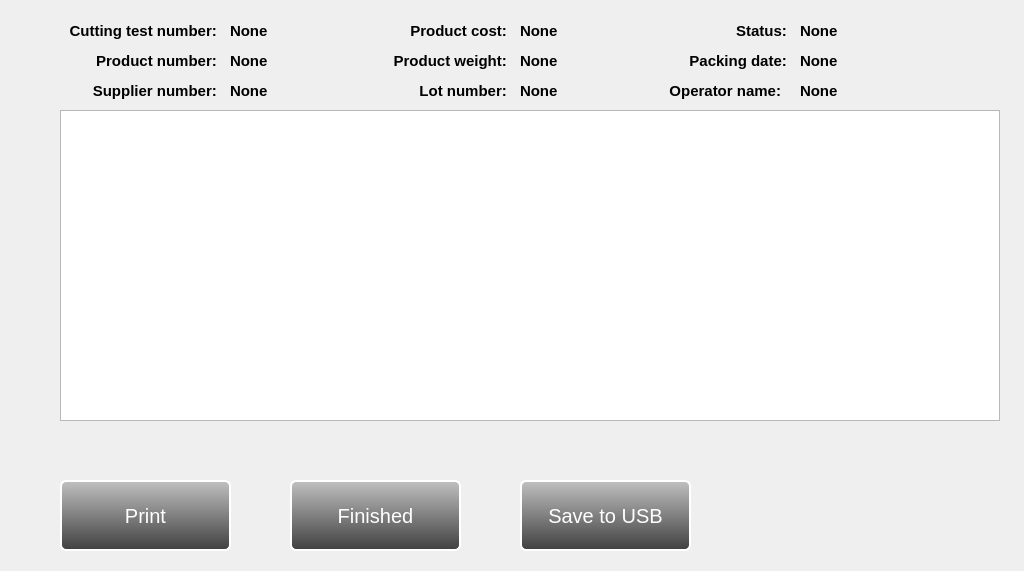
<?xml version="1.0" encoding="UTF-8"?>
<ui version="4.0">
 <class>CuttingTestDetails</class>
 <widget class="QWidget" name="CuttingTestDetails">
  <property name="geometry">
   <rect>
    <x>0</x>
    <y>0</y>
    <width>1024</width>
    <height>571</height>
   </rect>
  </property>
  <property name="windowTitle">
   <string>Form</string>
  </property>
  <widget class="QPushButton" name="butPrint">
   <property name="geometry">
    <rect>
     <x>60</x>
     <y>480</y>
     <width>171</width>
     <height>71</height>
    </rect>
   </property>
   <property name="sizePolicy">
    <sizepolicy hsizetype="Fixed" vsizetype="Fixed">
     <horstretch>0</horstretch>
     <verstretch>0</verstretch>
    </sizepolicy>
   </property>
   <property name="minimumSize">
    <size>
     <width>171</width>
     <height>71</height>
    </size>
   </property>
   <property name="maximumSize">
    <size>
     <width>171</width>
     <height>71</height>
    </size>
   </property>
   <property name="font">
    <font>
     <pointsize>15</pointsize>
    </font>
   </property>
   <property name="styleSheet">
    <string notr="true">QPushButton {
    margin: 0 0 0 0;
    color: white;
    background-color: qlineargradient(x1: 0, y1: 0, x2: 0, y2: 1,stop: 0 #c0c0c0, stop: 1 #404040);
    border-style: outset;
    border-radius: 6px;
    border-width: 2px;
    border-color: #ffffff;
}

QPushButton:pressed {
    margin: 0 0 0 0;
    color: black;
    background-color: qlineargradient(x1: 0, y1: 0, x2: 0, y2: 1,stop: 0 #ffffff, stop: 1 #d0d0d0);
    border-style: outset;
    border-radius: 6px;
    border-width: 2px;
    border-color: #000000;
}</string>
   </property>
   <property name="text">
    <string>Print</string>
   </property>
  </widget>
  <widget class="QPushButton" name="butFinished">
   <property name="geometry">
    <rect>
     <x>290</x>
     <y>480</y>
     <width>171</width>
     <height>71</height>
    </rect>
   </property>
   <property name="sizePolicy">
    <sizepolicy hsizetype="Fixed" vsizetype="Fixed">
     <horstretch>0</horstretch>
     <verstretch>0</verstretch>
    </sizepolicy>
   </property>
   <property name="minimumSize">
    <size>
     <width>171</width>
     <height>71</height>
    </size>
   </property>
   <property name="maximumSize">
    <size>
     <width>171</width>
     <height>71</height>
    </size>
   </property>
   <property name="font">
    <font>
     <pointsize>15</pointsize>
    </font>
   </property>
   <property name="styleSheet">
    <string notr="true">QPushButton {
    margin: 0 0 0 0;
    color: white;
    background-color: qlineargradient(x1: 0, y1: 0, x2: 0, y2: 1,stop: 0 #c0c0c0, stop: 1 #404040);
    border-style: outset;
    border-radius: 6px;
    border-width: 2px;
    border-color: #ffffff;
}

QPushButton:pressed {
    margin: 0 0 0 0;
    color: black;
    background-color: qlineargradient(x1: 0, y1: 0, x2: 0, y2: 1,stop: 0 #ffffff, stop: 1 #d0d0d0);
    border-style: outset;
    border-radius: 6px;
    border-width: 2px;
    border-color: #000000;
}</string>
   </property>
   <property name="text">
    <string>Finished</string>
   </property>
  </widget>
  <widget class="QPushButton" name="butSave">
   <property name="geometry">
    <rect>
     <x>520</x>
     <y>480</y>
     <width>171</width>
     <height>71</height>
    </rect>
   </property>
   <property name="sizePolicy">
    <sizepolicy hsizetype="Fixed" vsizetype="Fixed">
     <horstretch>0</horstretch>
     <verstretch>0</verstretch>
    </sizepolicy>
   </property>
   <property name="minimumSize">
    <size>
     <width>171</width>
     <height>71</height>
    </size>
   </property>
   <property name="maximumSize">
    <size>
     <width>171</width>
     <height>71</height>
    </size>
   </property>
   <property name="font">
    <font>
     <pointsize>15</pointsize>
    </font>
   </property>
   <property name="styleSheet">
    <string notr="true">QPushButton {
    margin: 0 0 0 0;
    color: white;
    background-color: qlineargradient(x1: 0, y1: 0, x2: 0, y2: 1,stop: 0 #c0c0c0, stop: 1 #404040);
    border-style: outset;
    border-radius: 6px;
    border-width: 2px;
    border-color: #ffffff;
}

QPushButton:pressed {
    margin: 0 0 0 0;
    color: black;
    background-color: qlineargradient(x1: 0, y1: 0, x2: 0, y2: 1,stop: 0 #ffffff, stop: 1 #d0d0d0);
    border-style: outset;
    border-radius: 6px;
    border-width: 2px;
    border-color: #000000;
}</string>
   </property>
   <property name="text">
    <string>Save to USB</string>
   </property>
  </widget>
  <widget class="QLabel" name="lblOperName">
   <property name="geometry">
    <rect>
     <x>610</x>
     <y>80</y>
     <width>171</width>
     <height>21</height>
    </rect>
   </property>
   <property name="font">
    <font>
     <pointsize>11</pointsize>
     <weight>75</weight>
     <bold>true</bold>
    </font>
   </property>
   <property name="styleSheet">
    <string notr="true">color: black;</string>
   </property>
   <property name="text">
    <string>Operator name:</string>
   </property>
   <property name="alignment">
    <set>Qt::AlignRight|Qt::AlignTrailing|Qt::AlignVCenter</set>
   </property>
  </widget>
  <widget class="QLabel" name="lblOperator">
   <property name="geometry">
    <rect>
     <x>800</x>
     <y>80</y>
     <width>201</width>
     <height>21</height>
    </rect>
   </property>
   <property name="font">
    <font>
     <pointsize>11</pointsize>
     <weight>75</weight>
     <bold>true</bold>
    </font>
   </property>
   <property name="styleSheet">
    <string notr="true">color: black;</string>
   </property>
   <property name="text">
    <string notr="true">None</string>
   </property>
  </widget>
  <widget class="QTableWidget" name="tblDetails">
   <property name="geometry">
    <rect>
     <x>60</x>
     <y>110</y>
     <width>940</width>
     <height>311</height>
    </rect>
   </property>
   <property name="sizePolicy">
    <sizepolicy hsizetype="Preferred" vsizetype="Preferred">
     <horstretch>0</horstretch>
     <verstretch>0</verstretch>
    </sizepolicy>
   </property>
   <property name="minimumSize">
    <size>
     <width>940</width>
     <height>100</height>
    </size>
   </property>
   <property name="maximumSize">
    <size>
     <width>940</width>
     <height>1000</height>
    </size>
   </property>
   <property name="font">
    <font>
     <pointsize>12</pointsize>
    </font>
   </property>
   <property name="toolTip">
    <string notr="true"/>
   </property>
   <property name="styleSheet">
    <string notr="true">QTableWidget{
color: black;
}</string>
   </property>
   <property name="horizontalScrollBarPolicy">
    <enum>Qt::ScrollBarAlwaysOff</enum>
   </property>
   <property name="editTriggers">
    <set>QAbstractItemView::NoEditTriggers</set>
   </property>
   <property name="selectionMode">
    <enum>QAbstractItemView::SingleSelection</enum>
   </property>
   <property name="selectionBehavior">
    <enum>QAbstractItemView::SelectRows</enum>
   </property>
   <attribute name="horizontalHeaderStretchLastSection">
    <bool>true</bool>
   </attribute>
   <attribute name="verticalHeaderCascadingSectionResizes">
    <bool>true</bool>
   </attribute>
   <attribute name="verticalHeaderDefaultSectionSize">
    <number>50</number>
   </attribute>
   <attribute name="verticalHeaderHighlightSections">
    <bool>true</bool>
   </attribute>
   <attribute name="verticalHeaderMinimumSectionSize">
    <number>50</number>
   </attribute>
   <attribute name="verticalHeaderStretchLastSection">
    <bool>true</bool>
   </attribute>
  </widget>
  <widget class="QLabel" name="lblProdNum">
   <property name="geometry">
    <rect>
     <x>50</x>
     <y>50</y>
     <width>171</width>
     <height>21</height>
    </rect>
   </property>
   <property name="font">
    <font>
     <pointsize>11</pointsize>
     <weight>75</weight>
     <bold>true</bold>
    </font>
   </property>
   <property name="styleSheet">
    <string notr="true">color: black;</string>
   </property>
   <property name="text">
    <string>Product number: </string>
   </property>
   <property name="alignment">
    <set>Qt::AlignRight|Qt::AlignTrailing|Qt::AlignVCenter</set>
   </property>
  </widget>
  <widget class="QLabel" name="lblCutTestNum">
   <property name="geometry">
    <rect>
     <x>50</x>
     <y>20</y>
     <width>171</width>
     <height>21</height>
    </rect>
   </property>
   <property name="font">
    <font>
     <pointsize>11</pointsize>
     <weight>75</weight>
     <bold>true</bold>
    </font>
   </property>
   <property name="styleSheet">
    <string notr="true">color: black;</string>
   </property>
   <property name="text">
    <string>Cutting test number: </string>
   </property>
   <property name="alignment">
    <set>Qt::AlignRight|Qt::AlignTrailing|Qt::AlignVCenter</set>
   </property>
  </widget>
  <widget class="QLabel" name="lblCutTestNumber">
   <property name="geometry">
    <rect>
     <x>230</x>
     <y>20</y>
     <width>121</width>
     <height>21</height>
    </rect>
   </property>
   <property name="font">
    <font>
     <pointsize>11</pointsize>
     <weight>75</weight>
     <bold>true</bold>
    </font>
   </property>
   <property name="styleSheet">
    <string notr="true">color: black;</string>
   </property>
   <property name="text">
    <string notr="true">None</string>
   </property>
  </widget>
  <widget class="QLabel" name="lblProductNumber">
   <property name="geometry">
    <rect>
     <x>230</x>
     <y>50</y>
     <width>121</width>
     <height>21</height>
    </rect>
   </property>
   <property name="font">
    <font>
     <pointsize>11</pointsize>
     <weight>75</weight>
     <bold>true</bold>
    </font>
   </property>
   <property name="styleSheet">
    <string notr="true">color: black;</string>
   </property>
   <property name="text">
    <string notr="true">None</string>
   </property>
  </widget>
  <widget class="QLabel" name="lblSupplierNum">
   <property name="geometry">
    <rect>
     <x>30</x>
     <y>80</y>
     <width>191</width>
     <height>21</height>
    </rect>
   </property>
   <property name="font">
    <font>
     <pointsize>11</pointsize>
     <weight>75</weight>
     <bold>true</bold>
    </font>
   </property>
   <property name="styleSheet">
    <string notr="true">color: black;</string>
   </property>
   <property name="text">
    <string>Supplier number: </string>
   </property>
   <property name="alignment">
    <set>Qt::AlignRight|Qt::AlignTrailing|Qt::AlignVCenter</set>
   </property>
  </widget>
  <widget class="QLabel" name="lblSupplierNumber">
   <property name="geometry">
    <rect>
     <x>230</x>
     <y>80</y>
     <width>121</width>
     <height>21</height>
    </rect>
   </property>
   <property name="font">
    <font>
     <pointsize>11</pointsize>
     <weight>75</weight>
     <bold>true</bold>
    </font>
   </property>
   <property name="styleSheet">
    <string notr="true">color: black;</string>
   </property>
   <property name="text">
    <string notr="true">None</string>
   </property>
  </widget>
  <widget class="QLabel" name="lblLotNum">
   <property name="geometry">
    <rect>
     <x>390</x>
     <y>80</y>
     <width>121</width>
     <height>21</height>
    </rect>
   </property>
   <property name="font">
    <font>
     <pointsize>11</pointsize>
     <weight>75</weight>
     <bold>true</bold>
    </font>
   </property>
   <property name="styleSheet">
    <string notr="true">color: black;</string>
   </property>
   <property name="text">
    <string>Lot number: </string>
   </property>
   <property name="alignment">
    <set>Qt::AlignRight|Qt::AlignTrailing|Qt::AlignVCenter</set>
   </property>
  </widget>
  <widget class="QLabel" name="lblProdWght">
   <property name="geometry">
    <rect>
     <x>360</x>
     <y>50</y>
     <width>151</width>
     <height>21</height>
    </rect>
   </property>
   <property name="font">
    <font>
     <pointsize>11</pointsize>
     <weight>75</weight>
     <bold>true</bold>
    </font>
   </property>
   <property name="styleSheet">
    <string notr="true">color: black;</string>
   </property>
   <property name="text">
    <string>Product weight: </string>
   </property>
   <property name="alignment">
    <set>Qt::AlignRight|Qt::AlignTrailing|Qt::AlignVCenter</set>
   </property>
  </widget>
  <widget class="QLabel" name="lblProdCost">
   <property name="geometry">
    <rect>
     <x>360</x>
     <y>20</y>
     <width>151</width>
     <height>21</height>
    </rect>
   </property>
   <property name="font">
    <font>
     <pointsize>11</pointsize>
     <weight>75</weight>
     <bold>true</bold>
    </font>
   </property>
   <property name="styleSheet">
    <string notr="true">color: black;</string>
   </property>
   <property name="text">
    <string>Product cost: </string>
   </property>
   <property name="alignment">
    <set>Qt::AlignRight|Qt::AlignTrailing|Qt::AlignVCenter</set>
   </property>
  </widget>
  <widget class="QLabel" name="lblProductCost">
   <property name="geometry">
    <rect>
     <x>520</x>
     <y>20</y>
     <width>121</width>
     <height>21</height>
    </rect>
   </property>
   <property name="font">
    <font>
     <pointsize>11</pointsize>
     <weight>75</weight>
     <bold>true</bold>
    </font>
   </property>
   <property name="styleSheet">
    <string notr="true">color: black;</string>
   </property>
   <property name="text">
    <string notr="true">None</string>
   </property>
  </widget>
  <widget class="QLabel" name="lblProductWeight">
   <property name="geometry">
    <rect>
     <x>520</x>
     <y>50</y>
     <width>121</width>
     <height>21</height>
    </rect>
   </property>
   <property name="font">
    <font>
     <pointsize>11</pointsize>
     <weight>75</weight>
     <bold>true</bold>
    </font>
   </property>
   <property name="styleSheet">
    <string notr="true">color: black;</string>
   </property>
   <property name="text">
    <string notr="true">None</string>
   </property>
  </widget>
  <widget class="QLabel" name="lblLotNumber">
   <property name="geometry">
    <rect>
     <x>520</x>
     <y>80</y>
     <width>121</width>
     <height>21</height>
    </rect>
   </property>
   <property name="font">
    <font>
     <pointsize>11</pointsize>
     <weight>75</weight>
     <bold>true</bold>
    </font>
   </property>
   <property name="styleSheet">
    <string notr="true">color: black;</string>
   </property>
   <property name="text">
    <string notr="true">None</string>
   </property>
  </widget>
  <widget class="QLabel" name="lblPackingDate">
   <property name="geometry">
    <rect>
     <x>800</x>
     <y>50</y>
     <width>201</width>
     <height>21</height>
    </rect>
   </property>
   <property name="font">
    <font>
     <pointsize>11</pointsize>
     <weight>75</weight>
     <bold>true</bold>
    </font>
   </property>
   <property name="styleSheet">
    <string notr="true">color: black;</string>
   </property>
   <property name="text">
    <string notr="true">None</string>
   </property>
  </widget>
  <widget class="QLabel" name="lblStatus">
   <property name="geometry">
    <rect>
     <x>800</x>
     <y>20</y>
     <width>201</width>
     <height>21</height>
    </rect>
   </property>
   <property name="font">
    <font>
     <pointsize>11</pointsize>
     <weight>75</weight>
     <bold>true</bold>
    </font>
   </property>
   <property name="styleSheet">
    <string notr="true">color: black;</string>
   </property>
   <property name="text">
    <string notr="true">None</string>
   </property>
  </widget>
  <widget class="QLabel" name="lblPackDate">
   <property name="geometry">
    <rect>
     <x>610</x>
     <y>50</y>
     <width>181</width>
     <height>21</height>
    </rect>
   </property>
   <property name="font">
    <font>
     <pointsize>11</pointsize>
     <weight>75</weight>
     <bold>true</bold>
    </font>
   </property>
   <property name="styleSheet">
    <string notr="true">color: black;</string>
   </property>
   <property name="text">
    <string>Packing date: </string>
   </property>
   <property name="alignment">
    <set>Qt::AlignRight|Qt::AlignTrailing|Qt::AlignVCenter</set>
   </property>
  </widget>
  <widget class="QLabel" name="lblTestStatus">
   <property name="geometry">
    <rect>
     <x>610</x>
     <y>20</y>
     <width>181</width>
     <height>21</height>
    </rect>
   </property>
   <property name="font">
    <font>
     <pointsize>11</pointsize>
     <weight>75</weight>
     <bold>true</bold>
    </font>
   </property>
   <property name="styleSheet">
    <string notr="true">color: black;</string>
   </property>
   <property name="text">
    <string>Status: </string>
   </property>
   <property name="alignment">
    <set>Qt::AlignRight|Qt::AlignTrailing|Qt::AlignVCenter</set>
   </property>
  </widget>
  <widget class="QLabel" name="lblUserInfo">
   <property name="geometry">
    <rect>
     <x>60</x>
     <y>430</y>
     <width>941</width>
     <height>31</height>
    </rect>
   </property>
   <property name="font">
    <font>
     <pointsize>12</pointsize>
     <weight>75</weight>
     <bold>true</bold>
    </font>
   </property>
   <property name="text">
    <string/>
   </property>
   <property name="alignment">
    <set>Qt::AlignLeading|Qt::AlignLeft|Qt::AlignVCenter</set>
   </property>
  </widget>
 </widget>
 <resources/>
 <connections/>
</ui>
